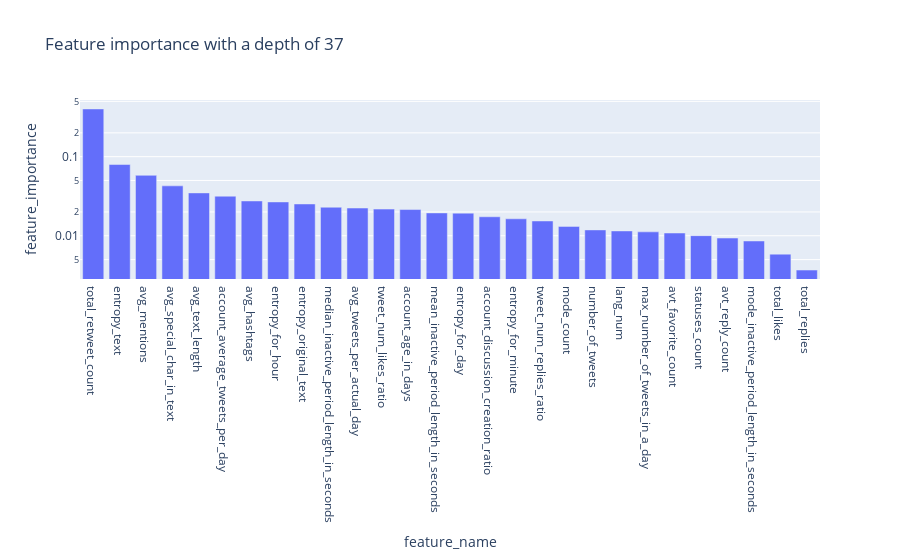

The cell this chart's notebook holds for it:
### Code cell
fold_classify_and_plot1(df, label, cv=10, max_tree_depth=max_depth, criterion="gini")

### Figure 1 — Plotly figure (JSON) as saved in the notebook; plotly's stock layout.template omitted (floating-point values rounded to 4 significant figures)
{"data": [{"alignmentgroup": "True", "hovertemplate": "feature_name=%{x}<br>feature_importance=%{y}<extra></extra>", "legendgroup": "", "marker": {"color": "#636efa", "pattern": {"shape": ""}}, "name": "", "offsetgroup": "", "orientation": "v", "showlegend": false, "textposition": "auto", "type": "bar", "x": ["total_retweet_count", "entropy_text", "avg_mentions", "avg_special_char_in_text", "avg_text_length", "account_average_tweets_per_day", "avg_hashtags", "entropy_for_hour", "entropy_original_text", "median_inactive_period_length_in_seconds", "avg_tweets_per_actual_day", "tweet_num_likes_ratio", "account_age_in_days", "mean_inactive_period_length_in_seconds", "entropy_for_day", "account_discussion_creation_ratio", "entropy_for_minute", "tweet_num_replies_ratio", "mode_count", "number_of_tweets", "lang_num", "max_number_of_tweets_in_a_day", "avt_favorite_count", "statuses_count", "avt_reply_count", "mode_inactive_period_length_in_seconds", "total_likes", "total_replies"], "xaxis": "x", "y": [0.4009, 0.07953, 0.0581, 0.04274, 0.03483, 0.03166, 0.02755, 0.02678, 0.02524, 0.02296, 0.02243, 0.02174, 0.02146, 0.01945, 0.01933, 0.01739, 0.01639, 0.01539, 0.01314, 0.01187, 0.01152, 0.01121, 0.01084, 0.01003, 0.009361, 0.008592, 0.005862, 0.003689], "yaxis": "y"}], "layout": {"barmode": "relative", "legend": {"tracegroupgap": 0}, "title": {"text": "Feature importance with a depth of 37"}, "xaxis": {"anchor": "y", "domain": [0, 1], "title": {"text": "feature_name"}}, "yaxis": {"anchor": "x", "domain": [0, 1], "title": {"text": "feature_importance"}, "type": "log"}}}
